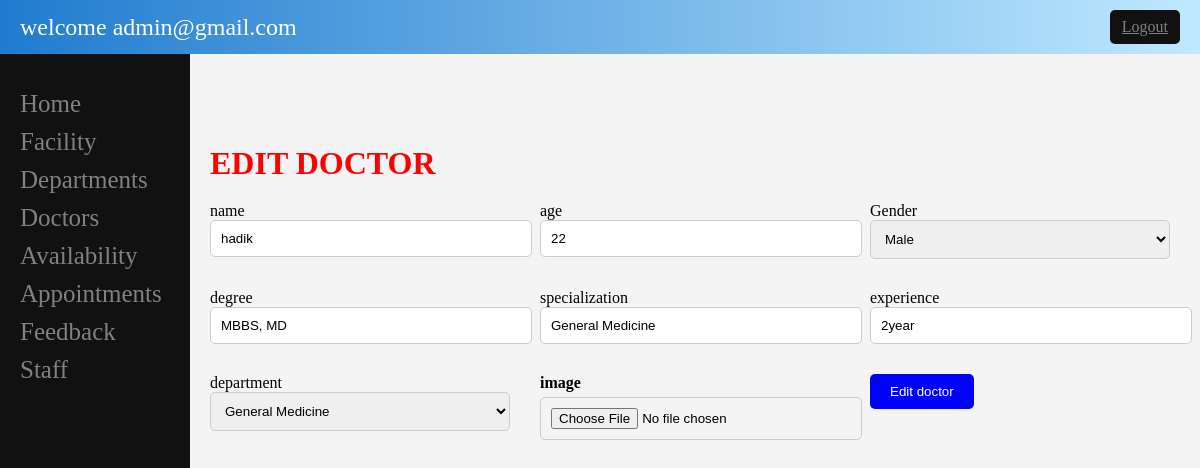
The app's page /admin/edit_doctor.php?edit=23 (signed in) with its own data.
### tables this page shows
CREATE TABLE `doctor` (
  `doctor_id` int(11) NOT NULL,
  `doctor_name` varchar(30) NOT NULL,
  `doctor_image` varchar(50) NOT NULL,
  `department_id` int(11) NOT NULL,
  `doctor_experience` varchar(30) NOT NULL,
  `doctor_degree` varchar(50) NOT NULL,
  `doctor_specialities` varchar(30) NOT NULL,
  `doctor_gender` varchar(6) NOT NULL,
  `doctor_age` int(2) NOT NULL
);

CREATE TABLE `department` (
  `department_id` int(11) NOT NULL,
  `department_name` varchar(30) NOT NULL,
  `department_logo` varchar(255) NOT NULL
);

### admin/edit_doctor.php (the view, shortened to what this page needs)
<!DOCTYPE html>
<html lang="en">
<head>
</head>
<body>
<?php
    include 'sidebar.php';
    ?>
<main>
                    <?php
                    require_once('../inc/connection.php');
                    if(isset($_GET['edit'])){
                        $edit_id = $_GET['edit'];
                      $select_doctor ="SELECT * FROM doctor WHERE doctor_id ='$edit_id'";
                      $run_doctor = mysqli_query($conn,$select_doctor);
                            $row_doctor = mysqli_fetch_array($run_doctor);
                            $dbdoctor_name = $row_doctor['doctor_name'];
                            $dbdoctor_age =  $row_doctor['doctor_age'];
                            $dbdoctor_gender =  $row_doctor['doctor_gender'];
                            $dbdoctor_degree =  $row_doctor['doctor_degree'];
                            $dbdoctor_specialities =  $row_doctor['doctor_specialities'];
                            $dbdoctor_experience =  $row_doctor['doctor_experience'];
                            $dbdepartment_id = $row_doctor['department_id'];
                    }
                    ?>
                    <h1>EDIT DOCTOR</h1>
                            <form action="" method="post" enctype="multipart/form-data">
                                <div>
                                    <lable>name</lable>
                                    <input type="text" name="doctor_name" value="<?php echo $dbdoctor_name;?>" required>
                                </div>
                                <div>
                                    <lable>age</lable>
                                    <input type="number" name="doctor_age" value="<?php echo $dbdoctor_age;?>" required>
                                </div>
                                <div >
			                        Gender
			                        <select name="doctor_gender" value="<?php echo $dbdoctor_gender;?>">
				                    <option>Male</option>
			                        </select>
			                    </div>
                                <div>
                                    <lable>degree</lable>
                                    <input type="text" name="doctor_degree" value="<?php echo $dbdoctor_degree;?>" required>
                                </div>
                                <div>
                                    <lable>specialization</lable>
                                    <input type="text" name="doctor_specialities" value="<?php echo $dbdoctor_specialities;?>" required>
                                </div>
                                <div>
                                    <lable>experience</lable>
                                    <input type="text" name="doctor_experience" value="<?php echo $dbdoctor_experience;?>" required>
                                </div>
                                        <div>
                                            <lable>department</lable>
                                            <select name="department_id" required>
                                                <?php
                                                require_once('../inc/connection.php');
                                                $select_department="Select * FROM department ";
                                                $run_department = mysqli_query($conn,$select_department);
                                                while($row_department = mysqli_fetch_array($run_department)){
                                                    $department_id = $row_department['department_id'];
                                                    $department_name = $row_department['department_name'];
                                                ?>
                                                <option <?php if($dbdepartment_id == $department_id){echo "selected";}?> value="<?php echo $department_id; ?>"><?php echo $department_name; ?></option>
                                                <?php } ?>
                                            </select>
                                        </div>
                                        <div>
                                            <label>image</label>
                                            <input type="file" name="doctor_image">
                                        </div>
                                <div>
                                   <input type="submit" value="Edit doctor"  name ="insert_btn" class="btn">
                                </div>
                            </form>
                        </main>
</body>
</html>

### admin/edit_doctor.php (style rules this page uses)
body { background-color: #f4f4f4; }
main { width: 80%; margin: 50px auto; padding: 20px; }
h1 { color: red; margin-bottom: 20px; }
form { display: grid; grid-template-columns: repeat(auto-fit, minmax(300px, 1fr)); gap: 30px; }
label { font-weight: bold; margin-bottom: 5px; display: block; }
input[type="text"], input[type="number"], input[type="tel"], select, input[type="file"] { width: 100%; padding: 10px; border: 1px solid #ccc; border-radius: 5px; }
select { padding: 10px; border: 1px solid #ccc; border-radius: 5px; }
.btn { display: inline-block; padding: 10px 20px; background-color: blue; color: #fff; border: none; border-radius: 5px; cursor: pointer; }

### admin/sidebar.php (style rules this page uses)
body { margin: 0; padding: 0; }
main { margin-left: 190px; top:0; }

### records on screen
doctor: doctor_name "hadik", doctor_age "22", doctor_gender "Male", doctor_degree "MBBS, MD", doctor_specialities "General Medicine", doctor_experience "2year", department_id "General Medicine"

### other values on screen
$_SESSION[email] "admin@gmail.com"
